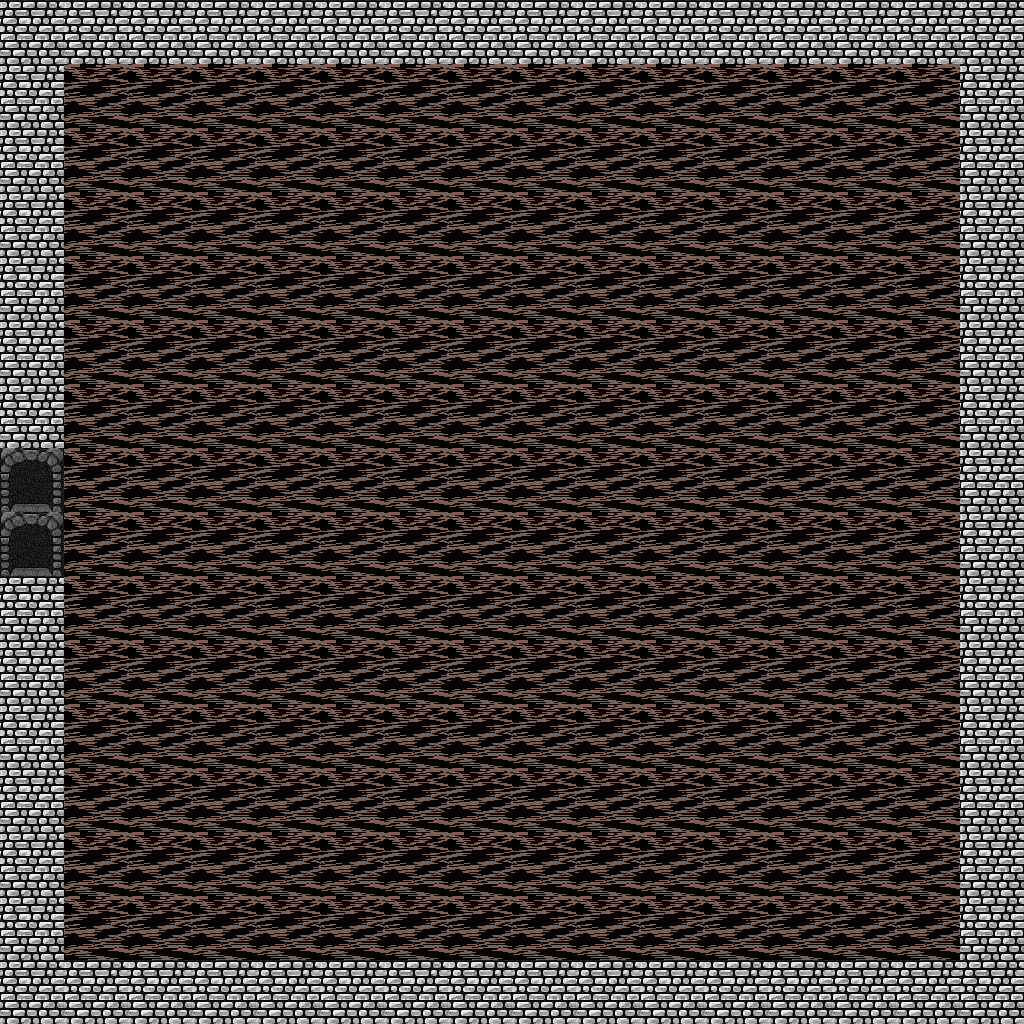

A 2D game scene composited from a Tiled map and its tileset images. What follows is a short description and the map's XML, with each tile layer's data collapsed to a summary:
An orthogonal 16x16 tile map with 64x64 px tiles, 2 tile layers (Ground, Walls), 3 tilesets and 17 objects (2x NORTH, 2x WEST, 2x SOUTH, 2x EAST).

<map version="1.0" orientation="orthogonal" renderorder="right-down" width="16" height="16" tilewidth="64" tileheight="64">
 <properties>
  <property name="ExitPoints" value="W" />
 </properties>
 <tileset firstgid="1" name="simpletiles" tilewidth="64" tileheight="64" spacing="1">
  <image source="simpletiles.png" width="130" height="130" />
 </tileset>
 <tileset firstgid="5" name="cavefloor" tilewidth="64" tileheight="64">
  <image source="cavefloor.png" width="196" height="196" />
 </tileset>
 <tileset firstgid="14" name="tiles64" tilewidth="64" tileheight="64">
  <image source="tiles64.png" width="768" height="320" />
 </tileset>
 <layer name="Ground" width="16" height="16">
  <data>[256 cells, 204 non-empty, 2 distinct tile ids]</data>
 </layer>
 <layer name="Walls" width="16" height="16">
  <data>[256 cells, 60 non-empty, 2 distinct tile ids]</data>
 </layer>
 <objectgroup name="collisionObjects">
  <object x="0" y="0" width="448" height="64" />
  <object x="995" y="345" height="1" />
  <object x="960" y="64" width="64" height="384" />
  <object x="0" y="64" width="64" height="384" />
  <object x="0" y="576" width="64" height="384" />
  <object x="960" y="576" width="64" height="384" />
  <object x="576" y="0" width="448" height="64" />
  <object x="0" y="960" width="448" height="64" />
  <object x="576" y="960" width="448" height="64" />
 </objectgroup>
 <objectgroup name="portalObjects">
  <object type="NORTH" x="448" y="0" width="128" height="64" />
  <object type="WEST" x="0" y="448" width="64" height="128" />
  <object type="SOUTH" x="448" y="960" width="128" height="64" />
  <object type="EAST" x="960" y="448" width="64" height="128" />
 </objectgroup>
 <objectgroup name="spawnPoints">
  <object type="WEST" x="130" y="514" />
  <object type="EAST" x="880" y="502" width="12" height="17" />
  <object type="SOUTH" x="514" y="935" />
  <object type="NORTH" x="509" y="131" />
 </objectgroup>
</map>
